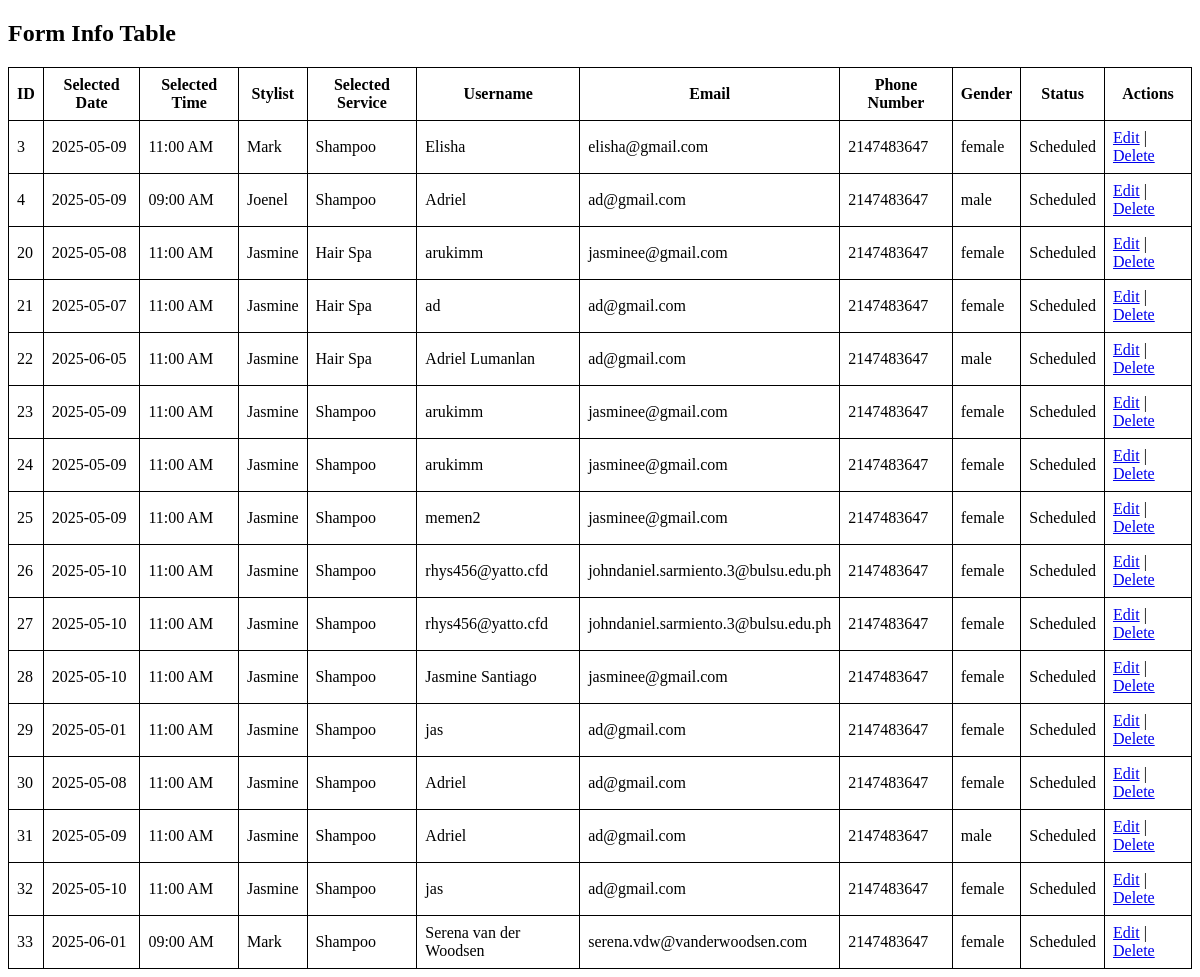
/info_man.php, run on the app's committed database.
### tables this page shows
CREATE TABLE `form_info` (
  `id` int(11) NOT NULL,
  `selected_date` date NOT NULL,
  `selected_time` varchar(255) NOT NULL,
  `stylist` varchar(255) NOT NULL,
  `selected_service` varchar(255) NOT NULL,
  `username` varchar(255) NOT NULL,
  `email` varchar(255) NOT NULL,
  `phoneNum` int(20) NOT NULL,
  `gender` varchar(255) NOT NULL,
  `status` varchar(20) NOT NULL DEFAULT 'Scheduled'
);

### info_man.php (the view, shortened to what this page needs)
<?php
$conn = new mysqli("localhost", "root", "", "armansalon");
$sql = "SELECT * FROM form_info";
$result = $conn->query($sql);
?>
<!DOCTYPE html>
<html lang="en">
<head>
</head>
<body>
<h2>Form Info Table</h2>
<table>
    <tr>
        <th>ID</th>
        <th>Selected Date</th>
        <th>Selected Time</th>
        <th>Stylist</th>
        <th>Selected Service</th>
        <th>Username</th>
        <th>Email</th>
        <th>Phone Number</th>
        <th>Gender</th>
        <th>Status</th>
        <th>Actions</th>
    </tr>
    <?php
    if ($result->num_rows > 0) {
        while ($row = $result->fetch_assoc()) {
            $id = htmlspecialchars($row["id"]);
            $selected_date = htmlspecialchars($row["selected_date"]);
            $selected_time = htmlspecialchars($row["selected_time"]);
            $stylist = htmlspecialchars($row["stylist"]);
            $selected_service = htmlspecialchars($row["selected_service"]);
            $username = htmlspecialchars($row["username"]);
            $email = htmlspecialchars($row["email"]);
            $phoneNum = htmlspecialchars($row["phoneNum"]);
            $gender = htmlspecialchars($row["gender"]);
            $status = htmlspecialchars($row["status"]);
            echo "<tr>";
            echo "<td>$id</td>";
            echo "<td>$selected_date</td>";
            echo "<td>$selected_time</td>";
            echo "<td>$stylist</td>";
            echo "<td>$selected_service</td>";
            echo "<td>$username</td>";
            echo "<td>$email</td>";
            echo "<td>$phoneNum</td>";
            echo "<td>$gender</td>";
            echo "<td>$status</td>";
            echo "<td>
                    <a href='#' onclick='openEditModal(\"$id\", \"$selected_date\", \"$selected_time\", \"$stylist\", \"$selected_service\", \"$username\", \"$email\", \"$phoneNum\", \"$gender\", \"$status\")'>Edit</a> |
                    <a href='" . $_SERVER['PHP_SELF'] . "?id=$id' onclick=\"return confirm('Are you sure you want to delete this record?')\">Delete</a>
                  </td>";
            echo "</tr>";
        }
    } else {
        echo "<tr><td colspan='11'>No records found</td></tr>";
    }
    ?>
</table>
</body>
</html>

### info_man.php (style rules this page uses)
table, th, td { border: 1px solid black; border-collapse: collapse; padding: 8px; }

### data on the page
form_info: id "3", selected_date "2025-05-09", selected_time "11:00 AM", stylist "Mark", selected_service "Shampoo", username "Elisha", email "elisha@gmail.com", phoneNum "2147483647", gender "female", status "Scheduled"
form_info: id "4", selected_date "2025-05-09", selected_time "09:00 AM", stylist "Joenel", selected_service "Shampoo", username "Adriel", email "ad@gmail.com", phoneNum "2147483647", gender "male", status "Scheduled"
form_info: id "20", selected_date "2025-05-08", selected_time "11:00 AM", stylist "Jasmine", selected_service "Hair Spa", username "arukimm", email "jasminee@gmail.com", phoneNum "2147483647", gender "female", status "Scheduled"
form_info: id "21", selected_date "2025-05-07", selected_time "11:00 AM", stylist "Jasmine", selected_service "Hair Spa", username "ad", email "ad@gmail.com", phoneNum "2147483647", gender "female", status "Scheduled"
form_info: id "22", selected_date "2025-06-05", selected_time "11:00 AM", stylist "Jasmine", selected_service "Hair Spa", username "Adriel Lumanlan", email "ad@gmail.com", phoneNum "2147483647", gender "male", status "Scheduled"
form_info: id "23", selected_date "2025-05-09", selected_time "11:00 AM", stylist "Jasmine", selected_service "Shampoo", username "arukimm", email "jasminee@gmail.com", phoneNum "2147483647", gender "female", status "Scheduled"
form_info: id "24", selected_date "2025-05-09", selected_time "11:00 AM", stylist "Jasmine", selected_service "Shampoo", username "arukimm", email "jasminee@gmail.com", phoneNum "2147483647", gender "female", status "Scheduled"
form_info: id "25", selected_date "2025-05-09", selected_time "11:00 AM", stylist "Jasmine", selected_service "Shampoo", username "memen2", email "jasminee@gmail.com", phoneNum "2147483647", gender "female", status "Scheduled"
form_info: id "26", selected_date "2025-05-10", selected_time "11:00 AM", stylist "Jasmine", selected_service "Shampoo", username "rhys456@yatto.cfd", email "johndaniel.sarmiento.3@bulsu.edu.ph", phoneNum "2147483647", gender "female", status "Scheduled"
form_info: id "27", selected_date "2025-05-10", selected_time "11:00 AM", stylist "Jasmine", selected_service "Shampoo", username "rhys456@yatto.cfd", email "johndaniel.sarmiento.3@bulsu.edu.ph", phoneNum "2147483647", gender "female", status "Scheduled"
form_info: id "28", selected_date "2025-05-10", selected_time "11:00 AM", stylist "Jasmine", selected_service "Shampoo", username "Jasmine Santiago", email "jasminee@gmail.com", phoneNum "2147483647", gender "female", status "Scheduled"
form_info: id "29", selected_date "2025-05-01", selected_time "11:00 AM", stylist "Jasmine", selected_service "Shampoo", username "jas", email "ad@gmail.com", phoneNum "2147483647", gender "female", status "Scheduled"
form_info: id "30", selected_date "2025-05-08", selected_time "11:00 AM", stylist "Jasmine", selected_service "Shampoo", username "Adriel", email "ad@gmail.com", phoneNum "2147483647", gender "female", status "Scheduled"
form_info: id "31", selected_date "2025-05-09", selected_time "11:00 AM", stylist "Jasmine", selected_service "Shampoo", username "Adriel", email "ad@gmail.com", phoneNum "2147483647", gender "male", status "Scheduled"
form_info: id "32", selected_date "2025-05-10", selected_time "11:00 AM", stylist "Jasmine", selected_service "Shampoo", username "jas", email "ad@gmail.com", phoneNum "2147483647", gender "female", status "Scheduled"
form_info: id "33", selected_date "2025-06-01", selected_time "09:00 AM", stylist "Mark", selected_service "Shampoo", username "Serena van der Woodsen", email "serena.vdw@vanderwoodsen.com", phoneNum "2147483647", gender "female", status "Scheduled"
